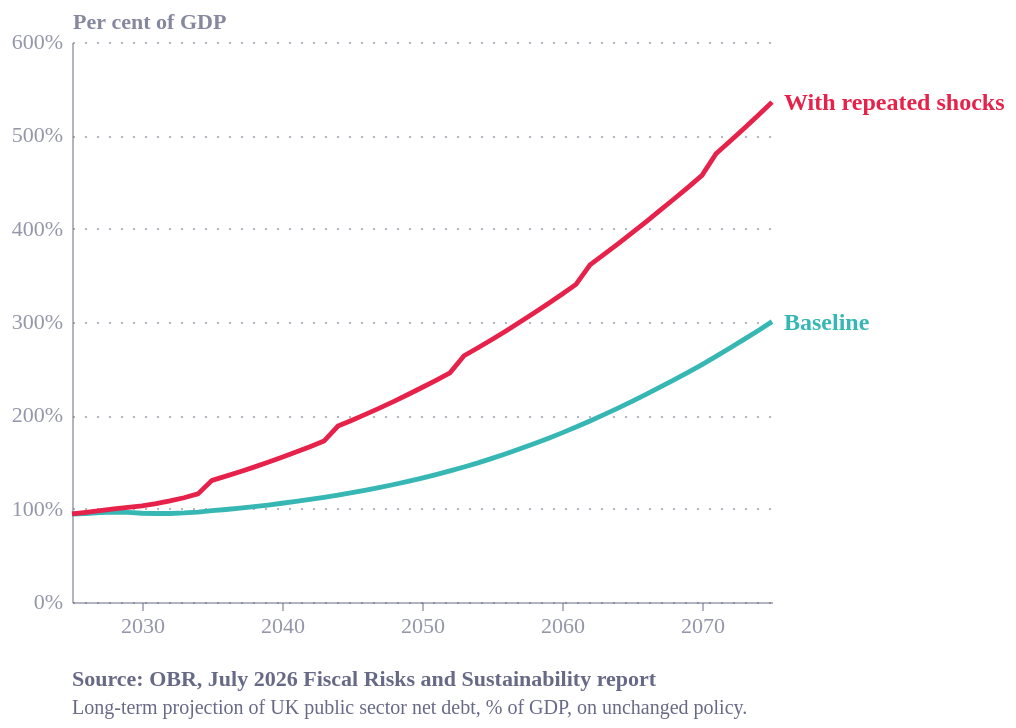

Write the Vega-Lite specification saved for this chart.
### Vega-Lite specification from a JSON file in a GitHub repository (floating-point values rounded to 4 significant figures)
{"config": {"font": "Circular Std", "text": {"color": "#676A86", "align": "left", "baseline": "middle", "dx": 7, "dy": 0, "fontSize": 11}, "view": {"stroke": "transparent", "continuousWidth": 400, "continuousHeight": 300, "discreteWidth": 400, "discreteHeight": 300, "fill": "transparent"}, "range": {"category": ["#36B7B4", "#E6224B", "#F4C245", "#0063AF", "#00A767", "#179FDB", "#EB5C2E"], "diverging": ["#E6224B", "#E54753", "#C9C9C9", "#179FDB", "#122B39"], "heatmap": ["#C9C9C9", "#179FDB", "#0063AF", "#122B39"], "ordinal": ["#00A767", "#36B7B4", "#179FDB", "#0063AF", "#243B5A"]}, "bar": {"color": "#179fdb"}, "line": {"color": "#e6224b"}, "rule": {"color": "#676A86"}, "area": {"opacity": 0.3}, "point": {"filled": true, "size": 80, "color": "#e6224b", "opacity": 0.95}, "geoshape": {"stroke": "white", "strokeWidth": 0.3}, "rect": {"fill": "#d6d4d4", "opacity": 0.3}, "axis": {"labelColor": "#676A86", "labelFontSize": 11, "labelFont": "Circular Std", "labelOpacity": 0.7, "tickColor": "#676A86", "tickOpacity": 0.5, "domainColor": "#676A86", "domainOpacity": 0.5, "gridColor": "#676A86", "gridDash": [2, 2], "gridOpacity": 0.5, "title": null, "titleColor": "#676A86", "titleOpacity": 0.8, "tickSize": 4}, "axisXDiscrete": {"grid": false, "labelAngle": 0, "tickCount": 10, "tickOpacity": 0.5, "title": null}, "axisYDiscrete": {"ticks": false, "labelPadding": 5}, "axisXTemporal": {"grid": false, "ticks": true}, "axisXQuantitative": {"grid": true}, "axisYQuantitative": {"gridColor": "#676A86", "gridDash": [1, 5], "gridOpacity": 0.5, "ticks": false, "labelPadding": 5, "tickCount": 8, "titleAngle": 0, "titleAlign": "left", "titleBaseline": "bottom", "titleX": 0, "titleY": -5}, "title": {"color": "#676A86E6", "subtitleColor": "#676A86", "font": "Circular Std", "subtitleFont": "Circular Std", "anchor": "start", "fontSize": 14, "subtitleFontSize": 12, "subtitlePadding": 4, "offset": 0, "frame": "group"}, "legend": {"titleColor": "#122b39", "title": null, "labelColor": "#122b39", "labelFontSize": 11}, "background": "white"}, "layer": [{"mark": {"type": "line", "strokeWidth": 2.4}, "encoding": {"color": {"field": "scenario", "legend": null, "type": "nominal"}, "detail": {"field": "scenario", "type": "nominal"}, "x": {"axis": {"format": "%Y", "tickCount": 7}, "field": "date", "title": null, "type": "temporal"}, "y": {"axis": {"labelExpr": "datum.label + '%'"}, "field": "pct", "scale": {"domain": [0, 560]}, "title": "Per cent of GDP", "type": "quantitative"}}}, {"mark": {"type": "text", "align": "left", "dx": 6, "fontSize": 12, "fontWeight": "bold"}, "encoding": {"color": {"field": "scenario", "legend": null, "type": "nominal"}, "text": {"aggregate": {"argmax": "date"}, "field": "scenario", "type": "nominal"}, "x": {"aggregate": "max", "field": "date", "type": "temporal"}, "y": {"aggregate": {"argmax": "date"}, "field": "pct", "type": "quantitative"}}}], "data": {"name": "data-6e99bf1fb72e406b66d08d1d88e0700a"}, "height": 280, "title": {"text": "Source: OBR, July 2026 Fiscal Risks and Sustainability report", "anchor": "start", "color": "#676A86", "dy": 12, "fontSize": 11, "orient": "bottom", "subtitle": ["Long-term projection of UK public sector net debt, % of GDP, on unchanged policy."], "subtitleColor": "#676A86", "subtitleFontSize": 10}, "width": 350, "$schema": "https://vega.github.io/schema/vega-lite/v6.4.1.json", "datasets": {"data-6e99bf1fb72e406b66d08d1d88e0700a": [{"year": 2025, "pct": 94.3, "scenario": "Baseline", "date": "2025-01-01T00:00:00"}, {"year": 2025, "pct": 94.3, "scenario": "With repeated shocks", "date": "2025-01-01T00:00:00"}, {"year": 2026, "pct": 94.8, "scenario": "Baseline", "date": "2026-01-01T00:00:00"}, {"year": 2026, "pct": 96.1, "scenario": "With repeated shocks", "date": "2026-01-01T00:00:00"}, {"year": 2027, "pct": 95.7, "scenario": "Baseline", "date": "2027-01-01T00:00:00"}, {"year": 2027, "pct": 97.9, "scenario": "With repeated shocks", "date": "2027-01-01T00:00:00"}, {"year": 2028, "pct": 96.3, "scenario": "Baseline", "date": "2028-01-01T00:00:00"}, {"year": 2028, "pct": 99.8, "scenario": "With repeated shocks", "date": "2028-01-01T00:00:00"}, {"year": 2029, "pct": 96.1, "scenario": "Baseline", "date": "2029-01-01T00:00:00"}, {"year": 2029, "pct": 101.5, "scenario": "With repeated shocks", "date": "2029-01-01T00:00:00"}, {"year": 2030, "pct": 95.1, "scenario": "Baseline", "date": "2030-01-01T00:00:00"}, {"year": 2030, "pct": 103.1, "scenario": "With repeated shocks", "date": "2030-01-01T00:00:00"}, {"year": 2031, "pct": 94.8, "scenario": "Baseline", "date": "2031-01-01T00:00:00"}, {"year": 2031, "pct": 105.4, "scenario": "With repeated shocks", "date": "2031-01-01T00:00:00"}, {"year": 2032, "pct": 94.8, "scenario": "Baseline", "date": "2032-01-01T00:00:00"}, {"year": 2032, "pct": 108.3, "scenario": "With repeated shocks", "date": "2032-01-01T00:00:00"}, {"year": 2033, "pct": 95.4, "scenario": "Baseline", "date": "2033-01-01T00:00:00"}, {"year": 2033, "pct": 111.7, "scenario": "With repeated shocks", "date": "2033-01-01T00:00:00"}, {"year": 2034, "pct": 96.4, "scenario": "Baseline", "date": "2034-01-01T00:00:00"}, {"year": 2034, "pct": 115.8, "scenario": "With repeated shocks", "date": "2034-01-01T00:00:00"}, {"year": 2035, "pct": 97.8, "scenario": "Baseline", "date": "2035-01-01T00:00:00"}, {"year": 2035, "pct": 130.3, "scenario": "With repeated shocks", "date": "2035-01-01T00:00:00"}, {"year": 2036, "pct": 99.1, "scenario": "Baseline", "date": "2036-01-01T00:00:00"}, {"year": 2036, "pct": 134.9, "scenario": "With repeated shocks", "date": "2036-01-01T00:00:00"}, {"year": 2037, "pct": 100.7, "scenario": "Baseline", "date": "2037-01-01T00:00:00"}, {"year": 2037, "pct": 139.6, "scenario": "With repeated shocks", "date": "2037-01-01T00:00:00"}, {"year": 2038, "pct": 102.2, "scenario": "Baseline", "date": "2038-01-01T00:00:00"}, {"year": 2038, "pct": 144.5, "scenario": "With repeated shocks", "date": "2038-01-01T00:00:00"}, {"year": 2039, "pct": 103.9, "scenario": "Baseline", "date": "2039-01-01T00:00:00"}, {"year": 2039, "pct": 149.7, "scenario": "With repeated shocks", "date": "2039-01-01T00:00:00"}, {"year": 2040, "pct": 105.8, "scenario": "Baseline", "date": "2040-01-01T00:00:00"}, {"year": 2040, "pct": 155.1, "scenario": "With repeated shocks", "date": "2040-01-01T00:00:00"}, {"year": 2041, "pct": 107.8, "scenario": "Baseline", "date": "2041-01-01T00:00:00"}, {"year": 2041, "pct": 160.7, "scenario": "With repeated shocks", "date": "2041-01-01T00:00:00"}, {"year": 2042, "pct": 109.9, "scenario": "Baseline", "date": "2042-01-01T00:00:00"}, {"year": 2042, "pct": 166.4, "scenario": "With repeated shocks", "date": "2042-01-01T00:00:00"}, {"year": 2043, "pct": 112.2, "scenario": "Baseline", "date": "2043-01-01T00:00:00"}, {"year": 2043, "pct": 172.4, "scenario": "With repeated shocks", "date": "2043-01-01T00:00:00"}, {"year": 2044, "pct": 114.6, "scenario": "Baseline", "date": "2044-01-01T00:00:00"}, {"year": 2044, "pct": 188.5, "scenario": "With repeated shocks", "date": "2044-01-01T00:00:00"}, {"year": 2045, "pct": 117.1, "scenario": "Baseline", "date": "2045-01-01T00:00:00"}, {"year": 2045, "pct": 194.8, "scenario": "With repeated shocks", "date": "2045-01-01T00:00:00"}, {"year": 2046, "pct": 119.8, "scenario": "Baseline", "date": "2046-01-01T00:00:00"}, {"year": 2046, "pct": 201.3, "scenario": "With repeated shocks", "date": "2046-01-01T00:00:00"}, {"year": 2047, "pct": 122.7, "scenario": "Baseline", "date": "2047-01-01T00:00:00"}, {"year": 2047, "pct": 208.0, "scenario": "With repeated shocks", "date": "2047-01-01T00:00:00"}, {"year": 2048, "pct": 125.9, "scenario": "Baseline", "date": "2048-01-01T00:00:00"}, {"year": 2048, "pct": 215.0, "scenario": "With repeated shocks", "date": "2048-01-01T00:00:00"}, {"year": 2049, "pct": 129.2, "scenario": "Baseline", "date": "2049-01-01T00:00:00"}, {"year": 2049, "pct": 222.3, "scenario": "With repeated shocks", "date": "2049-01-01T00:00:00"}, {"year": 2050, "pct": 132.8, "scenario": "Baseline", "date": "2050-01-01T00:00:00"}, {"year": 2050, "pct": 229.8, "scenario": "With repeated shocks", "date": "2050-01-01T00:00:00"}, {"year": 2051, "pct": 136.5, "scenario": "Baseline", "date": "2051-01-01T00:00:00"}, {"year": 2051, "pct": 237.5, "scenario": "With repeated shocks", "date": "2051-01-01T00:00:00"}, {"year": 2052, "pct": 140.5, "scenario": "Baseline", "date": "2052-01-01T00:00:00"}, {"year": 2052, "pct": 245.5, "scenario": "With repeated shocks", "date": "2052-01-01T00:00:00"}, {"year": 2053, "pct": 144.7, "scenario": "Baseline", "date": "2053-01-01T00:00:00"}, {"year": 2053, "pct": 263.8, "scenario": "With repeated shocks", "date": "2053-01-01T00:00:00"}, {"year": 2054, "pct": 149.1, "scenario": "Baseline", "date": "2054-01-01T00:00:00"}, {"year": 2054, "pct": 272.4, "scenario": "With repeated shocks", "date": "2054-01-01T00:00:00"}, {"year": 2055, "pct": 153.9, "scenario": "Baseline", "date": "2055-01-01T00:00:00"}, {"year": 2055, "pct": 281.2, "scenario": "With repeated shocks", "date": "2055-01-01T00:00:00"}, {"year": 2056, "pct": 158.9, "scenario": "Baseline", "date": "2056-01-01T00:00:00"}, {"year": 2056, "pct": 290.4, "scenario": "With repeated shocks", "date": "2056-01-01T00:00:00"}, {"year": 2057, "pct": 164.1, "scenario": "Baseline", "date": "2057-01-01T00:00:00"}, {"year": 2057, "pct": 299.9, "scenario": "With repeated shocks", "date": "2057-01-01T00:00:00"}, {"year": 2058, "pct": 169.6, "scenario": "Baseline", "date": "2058-01-01T00:00:00"}, {"year": 2058, "pct": 309.6, "scenario": "With repeated shocks", "date": "2058-01-01T00:00:00"}, {"year": 2059, "pct": 175.3, "scenario": "Baseline", "date": "2059-01-01T00:00:00"}, {"year": 2059, "pct": 319.6, "scenario": "With repeated shocks", "date": "2059-01-01T00:00:00"}, {"year": 2060, "pct": 181.2, "scenario": "Baseline", "date": "2060-01-01T00:00:00"}, {"year": 2060, "pct": 329.8, "scenario": "With repeated shocks", "date": "2060-01-01T00:00:00"}, {"year": 2061, "pct": 187.4, "scenario": "Baseline", "date": "2061-01-01T00:00:00"}, {"year": 2061, "pct": 340.3, "scenario": "With repeated shocks", "date": "2061-01-01T00:00:00"}, {"year": 2062, "pct": 193.9, "scenario": "Baseline", "date": "2062-01-01T00:00:00"}, {"year": 2062, "pct": 361.2, "scenario": "With repeated shocks", "date": "2062-01-01T00:00:00"}, {"year": 2063, "pct": 200.7, "scenario": "Baseline", "date": "2063-01-01T00:00:00"}, {"year": 2063, "pct": 372.4, "scenario": "With repeated shocks", "date": "2063-01-01T00:00:00"}, {"year": 2064, "pct": 207.7, "scenario": "Baseline", "date": "2064-01-01T00:00:00"}, {"year": 2064, "pct": 383.8, "scenario": "With repeated shocks", "date": "2064-01-01T00:00:00"}, {"year": 2065, "pct": 214.9, "scenario": "Baseline", "date": "2065-01-01T00:00:00"}, {"year": 2065, "pct": 395.5, "scenario": "With repeated shocks", "date": "2065-01-01T00:00:00"}, {"year": 2066, "pct": 222.4, "scenario": "Baseline", "date": "2066-01-01T00:00:00"}, {"year": 2066, "pct": 407.4, "scenario": "With repeated shocks", "date": "2066-01-01T00:00:00"}, {"year": 2067, "pct": 230.1, "scenario": "Baseline", "date": "2067-01-01T00:00:00"}, {"year": 2067, "pct": 419.6, "scenario": "With repeated shocks", "date": "2067-01-01T00:00:00"}, {"year": 2068, "pct": 237.9, "scenario": "Baseline", "date": "2068-01-01T00:00:00"}, {"year": 2068, "pct": 431.8, "scenario": "With repeated shocks", "date": "2068-01-01T00:00:00"}, {"year": 2069, "pct": 246.1, "scenario": "Baseline", "date": "2069-01-01T00:00:00"}, {"year": 2069, "pct": 444.3, "scenario": "With repeated shocks", "date": "2069-01-01T00:00:00"}, {"year": 2070, "pct": 254.4, "scenario": "Baseline", "date": "2070-01-01T00:00:00"}, {"year": 2070, "pct": 457.1, "scenario": "With repeated shocks", "date": "2070-01-01T00:00:00"}, {"year": 2071, "pct": 263.1, "scenario": "Baseline", "date": "2071-01-01T00:00:00"}, {"year": 2071, "pct": 480.2, "scenario": "With repeated shocks", "date": "2071-01-01T00:00:00"}, {"year": 2072, "pct": 272.2, "scenario": "Baseline", "date": "2072-01-01T00:00:00"}, {"year": 2072, "pct": 493.7, "scenario": "With repeated shocks", "date": "2072-01-01T00:00:00"}, {"year": 2073, "pct": 281.4, "scenario": "Baseline", "date": "2073-01-01T00:00:00"}, {"year": 2073, "pct": 507.3, "scenario": "With repeated shocks", "date": "2073-01-01T00:00:00"}, {"year": 2074, "pct": 290.7, "scenario": "Baseline", "date": "2074-01-01T00:00:00"}, {"year": 2074, "pct": 521.2, "scenario": "With repeated shocks", "date": "2074-01-01T00:00:00"}, {"year": 2075, "pct": 300.4, "scenario": "Baseline", "date": "2075-01-01T00:00:00"}, {"year": 2075, "pct": 535.6, "scenario": "With repeated shocks", "date": "2075-01-01T00:00:00"}]}}
